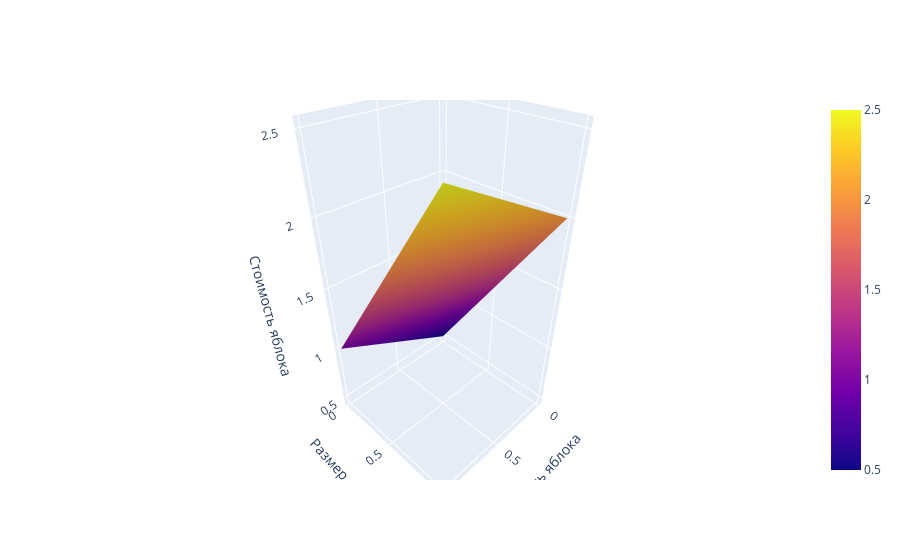

Write notebook code for a chart like this one.
### Code cell
import plotly
import plotly.graph_objects as go
import numpy as np

# Генерация массивов x и y
apple_maturity = np.outer(np.linspace(0, 1, 30), np.ones(30))
apple_size = apple_maturity.copy().T

# Расчет стоимости яблок
apple_cost = apple_maturity + 3 * apple_size + 1
normalized_apple_cost = apple_cost / 2

# Настройка осей графика
layout = go.Layout(
    scene={
        "xaxis": {"title": "Зрелость яблока"},
        "yaxis": {"title": "Размер яблока"},
        "zaxis": {"title": "Стоимость яблока"},
    }
)

# Создание графика поверхности
figure = go.Figure(data=[go.Surface(x=apple_maturity, y=apple_size, z=normalized_apple_cost)], layout=layout)
figure.show()

### Figure 1 — Plotly figure (JSON) as saved in the notebook; plotly's stock layout.template omitted (floating-point values rounded to 4 significant figures; data arrays with more than 128 entries replaced by an {"elided": "..."} marker saying what was removed)
{"data": [{"type": "surface", "x": {"elided": "30x30 float values"}, "y": {"elided": "30x30 float values"}, "z": {"elided": "30x30 float values"}}], "layout": {"scene": {"xaxis": {"title": {"text": "Зрелость яблока"}}, "yaxis": {"title": {"text": "Размер яблока"}}, "zaxis": {"title": {"text": "Стоимость яблока"}}}}}
